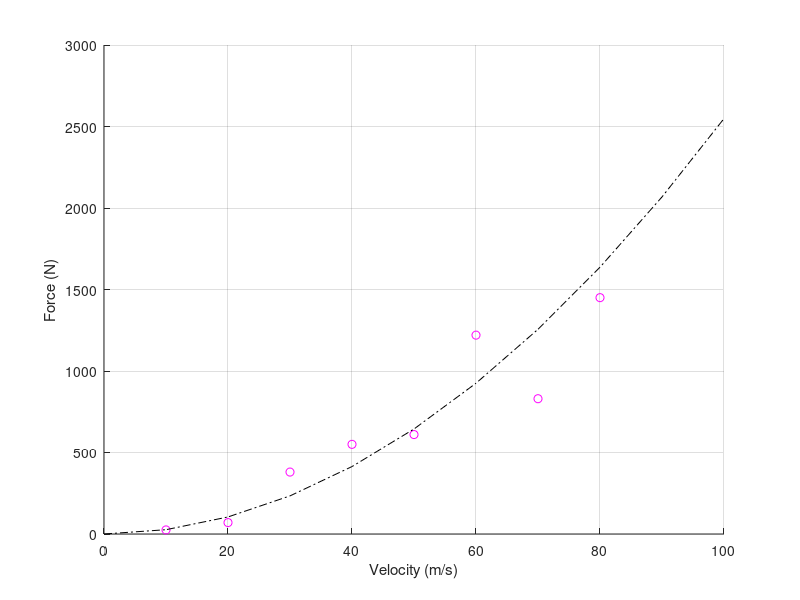
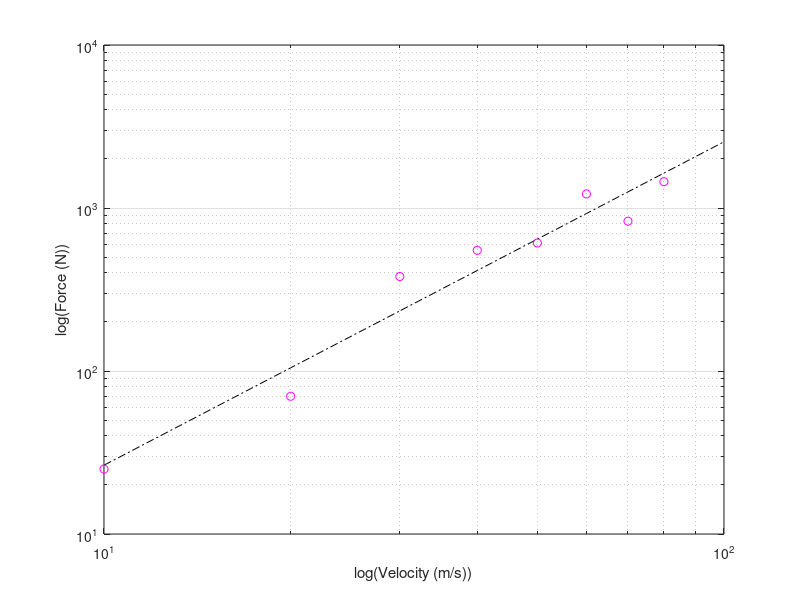

The MATLAB script that drew these images, in order:
 % I have adhered to all the tenets of the 
 % Duke Community Standard in creating this code.
 % Signed: [ih52]
%% Initialize the workspace
clear; format short e

%% Load data
% your code here
load Chapra02p18.mat
%% Generate model data
% your code here
x = [0:10:100];
y = 0.2741*x.^(1.9842);
%% Make, label, title, and save regular plot
figure(1); clf
% your code here
scatter(v,F,'m')
hold on
plot(x,y,'-.k')
grid on
xlabel('Velocity (m/s)')
ylabel('Force (N)')
print -depsc WindPlotReg
hold off
%% Make, label, title, and save loglog plot
figure(2); clf
loglog(x,y,'-.k')
hold on
loglog(v,F,'om')
grid on
xlabel('log(Velocity (m/s))')
ylabel('log(Force (N))')
print -depsc WindPlotLog
hold off
